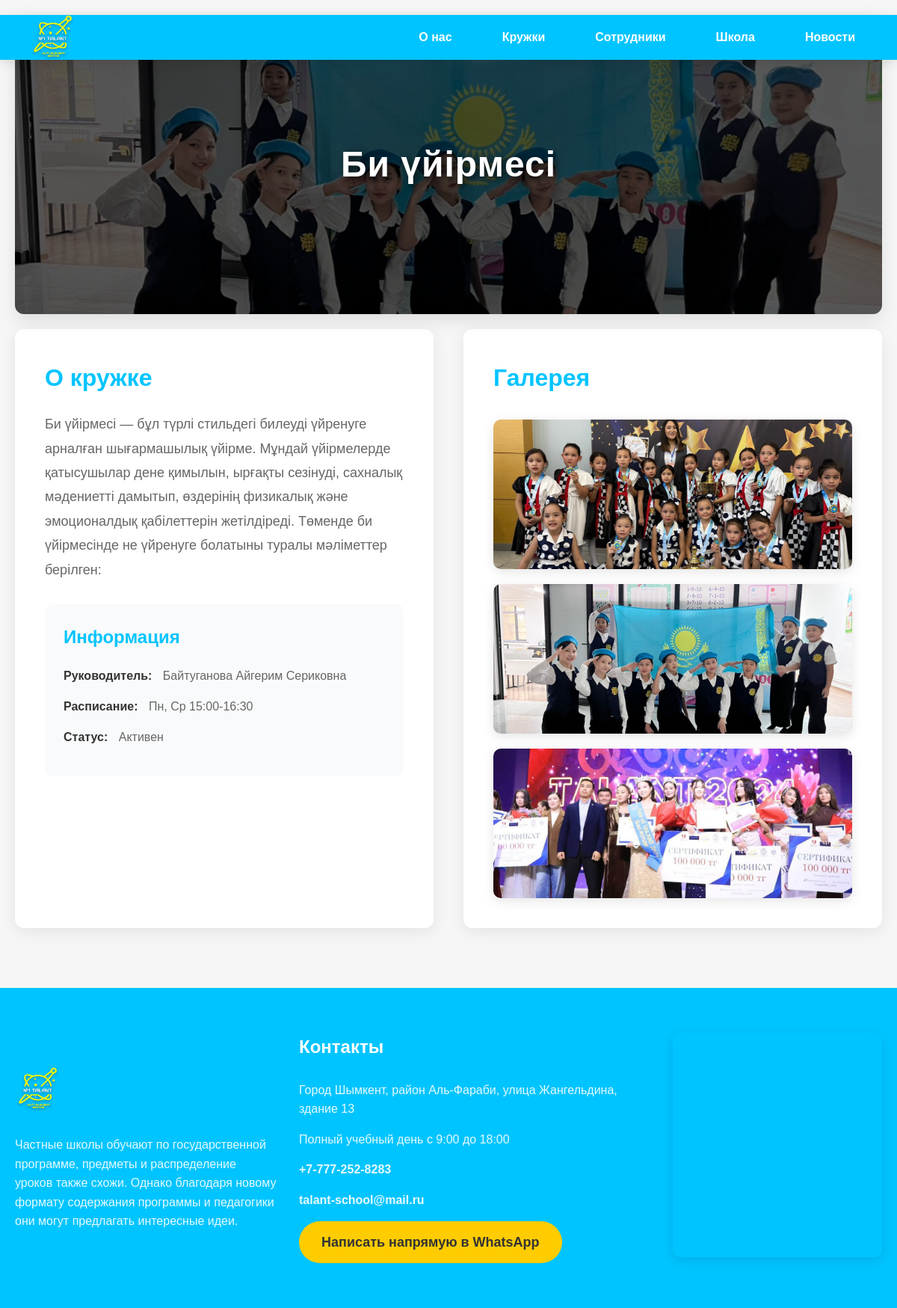
Page /club/1/ on the earlier database version.
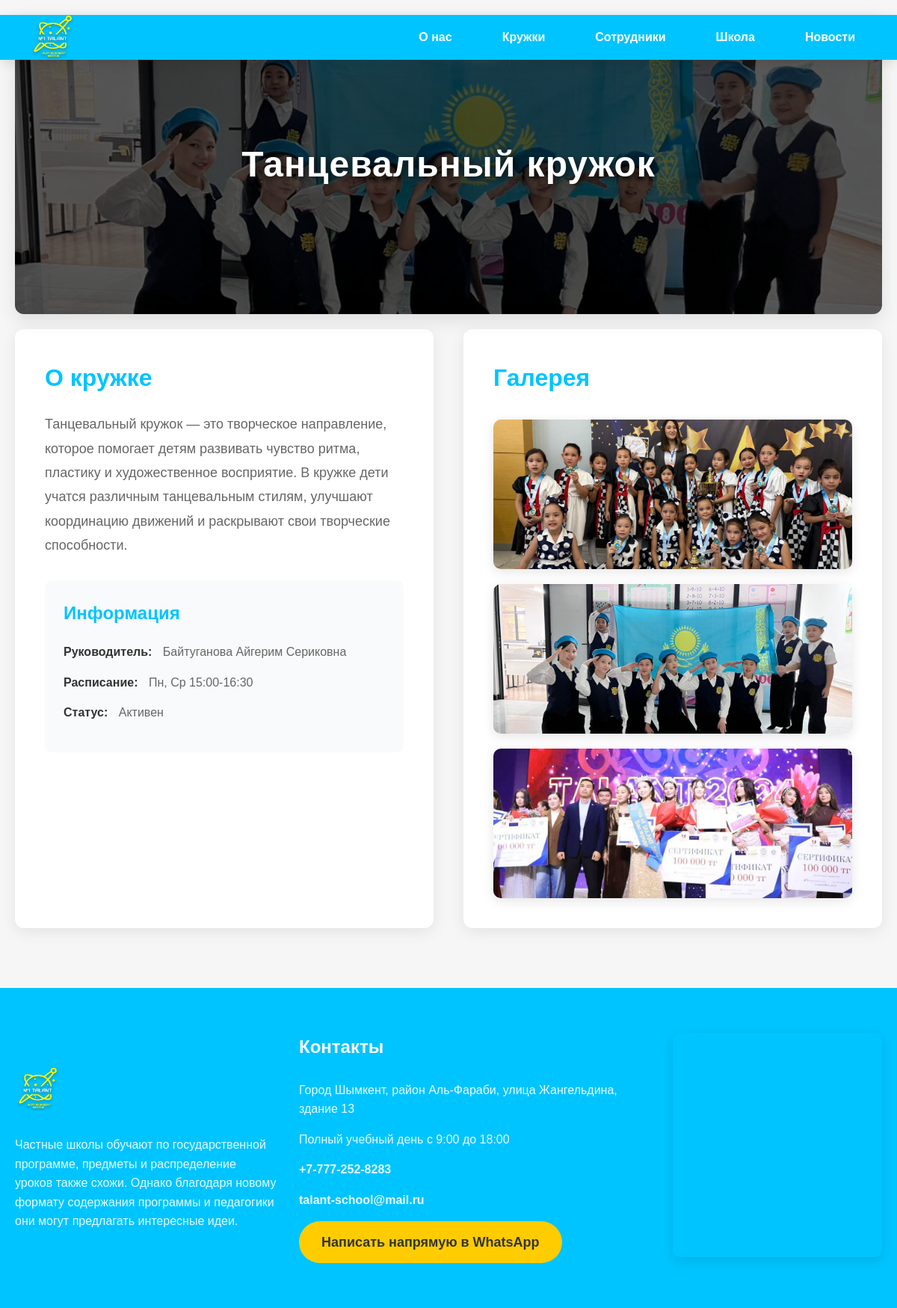
Same page on the later database version.
### talant_app/models.py (models this page shows, shortened)
class Club(models.Model):
    name = models.CharField(max_length=100, verbose_name="Название клуба")
    description = models.TextField(verbose_name="Описание")
    image = models.ImageField(upload_to='clubs/', verbose_name="Основное изображение")
    leader = models.CharField(max_length=100, verbose_name="Руководитель")
    schedule = models.CharField(max_length=200, verbose_name="Расписание", help_text="Например: Пн, Ср 15:00-16:30")
    is_active = models.BooleanField(default=True, verbose_name="Активен")
    class Meta:
        verbose_name = "Клуб"
        verbose_name_plural = "Клубы"

### talant_app/views.py (the view)
# urls.py: path('club/<int:club_id>/', views.club_detail, name='club_detail'),
def club_detail(request, club_id):
    club = get_object_or_404(Club, id=club_id)
    context = {
        'club': club,
    }
    return render(request, 'club.html', context)

### talant_app/templates/club.html (shortened to what this page needs)
{% load static %}
<!DOCTYPE html>
<html lang="ru">
<head>
    <link rel="stylesheet" href="{% static 'css/style.css' %}" />
</head>
<body>
   <header class="header">
      <div class="logo">
       <a href="{% url 'home'%}">
         <img
          class="log"
          src="{% static 'imgs/Талант копия.png'%}"
          style="width: 60px"
          alt=""
        />
       </a>
      </div>
      <nav class="nav" id="nav-menu">
        <a href="#about">О нас</a>
        <a href="#uyrme">Кружки</a>
        <a href="#qyzmetker">Сотрудники</a>
        <a href="{% url 'accreditation'%}">Школа</a>
        <a href="#news">Новости</a>
    </nav>
    </header>
    <section class="club-detail">
        <div class="club-hero" style="background-image: url('{{ club.image.url }}');">
            <div class="hero-overlay">
                <h1>{{ club.name }}</h1>
            </div>
        </div>
        <div class="club-content">
            <div class="club-description">
                <h2>О кружке</h2>
                <p class="club-desc">{{ club.description }}</p>
                <div class="club-info">
                    <h3>Информация</h3>
                    <ul>
                        <li><strong>Руководитель:</strong> {{ club.leader }}</li>
                        <li><strong>Расписание:</strong> {{ club.schedule }}</li>
                        <li><strong>Статус:</strong> {% if club.is_active %}Активен{% else %}Неактивен{% endif %}</li>
                    </ul>
                </div>
            </div>
            <div class="club-gallery">
                <h2>Галерея</h2>
                <div class="gallery-grid">
                  {% for image in club.images.all %}
                        <img src="{{ image.image.url }}" alt="Фото клуба" class="gallery-image" />
                    {% empty %}
                        <p class="empty-gallery">Галерея пока пуста</p>
                    {% endfor %}
                </div>
            </div>
        </div>
    </section>
     <footer>
      <div class="containerf">
        <div class="footer-left">
          <img
            src="{% static 'imgs/Талант копия.png'%}"
            alt="High School of Saryagash"
            class="logo"
          />
          <p>
            Частные школы обучают по государственной программе, предметы и распределение уроков также схожи. Однако благодаря новому формату содержания программы и педагогики они могут предлагать интересные идеи.
          </p>
        </div>
        <div class="footer-center">
          <h3>Контакты</h3>
          <p>
           Город Шымкент, район Аль-Фараби, улица Жангельдина, здание 13
          </p>
          <p>Полный учебный день с 9:00 до 18:00</p>
          <p><a href="tel:+77772528283" class="phone">+7-777-252-8283</a></p>
          <p>
            <a href="mailto:highschool.ofsaryagash.18@mail.ru" class="email"
              >talant-school@mail.ru</a
            >
          </p>
          <div class="social-icons">
            <a class="btn" href="https://wa.me/87478707743">Написать напрямую в WhatsApp</a>
          </div>
        </div>
        <div class="footer-right">
          <iframe
            src="https://www.google.com/maps/embed?pb=!1m18!1m12!1m3!1d2950.540106352667!2d69.58194711087846!3d42.309677571077586!2m3!1f0!2f0!3f0!3m2!1i1024!2i768!4f13.1!3m3!1m2!1s0x38a91fd162714e83%3A0x75fbbb9a62012d36!2s%E2%84%961%20Talant%20mektep!5e0!3m2!1sru!2skz!4v1741972674462!5m2!1sru!2skz"
            width="600"
            height="450"
            style="border: 0"
            allowfullscreen=""
            loading="lazy"
          ></iframe>
        </div>
      </div>
    </footer>
</body>
</html>

Differences in the rows shown:
changed Club "Байтуганова Айгерим Сериковна": name "Би үйірмесі" → "Танцевальный кружок"; description "Би үйірмесі — бұл түрлі стильдегі билеуді үйренуге арналған шығармашылық үйірме. Мұндай үйірмелерде қатысушылар дене қимылын, ырғақты сезінуді, сахналық мәдениетті дамытып, өздерінің физикалық және эмоционалдық қабілеттерін жетілдіреді. Төменде би үйірмесінде не үйренуге болатыны туралы мәліметтер берілген:" → "Танцевальный кружок — это творческое направление, которое помогает детям развивать чувство ритма, пластику и художественное восприятие. В кружке дети учатся различным танцевальным стилям, улучшают координацию движений и раскрывают свои творческие способности."
